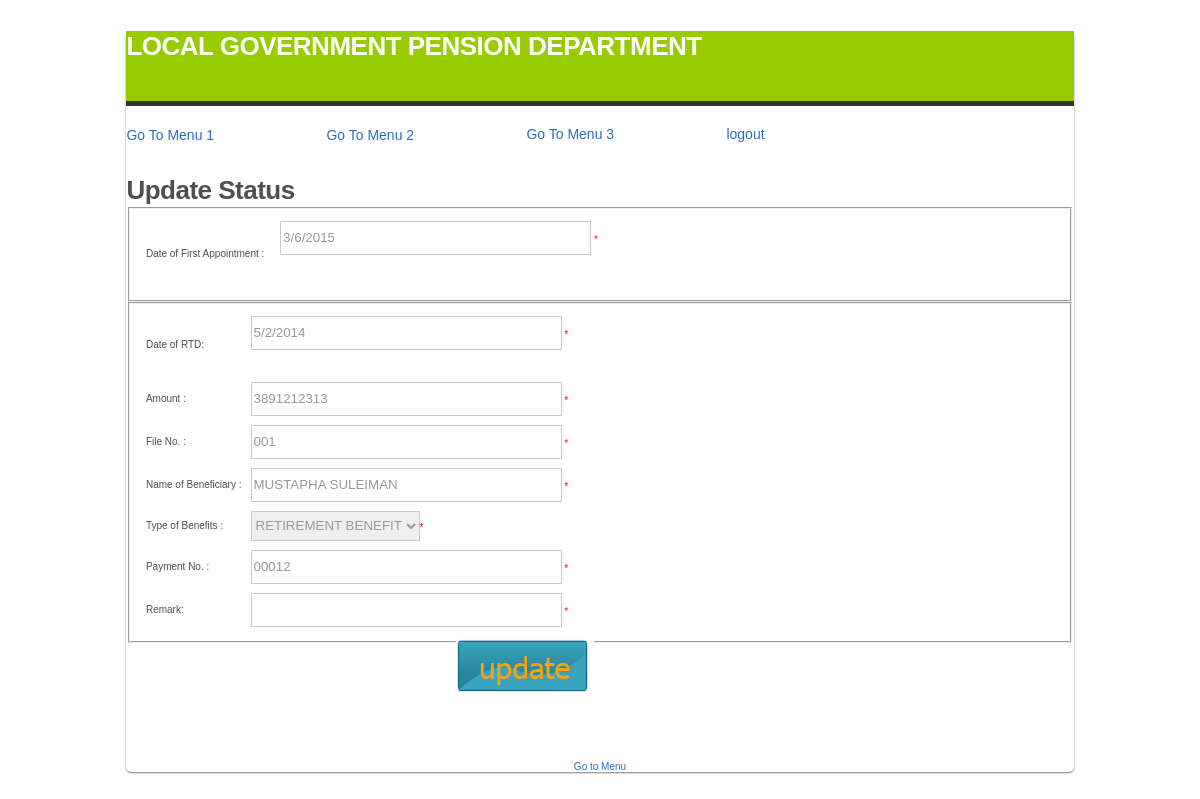
Screenshot of /admin/update_status.php?isbn=1 (signed in) with the database file from the repository.
### tables this page shows
CREATE TABLE `voters` (
  `id` int(10) NOT NULL auto_increment,
  `lg_to_vote` varchar(200) NOT NULL,
  `date_of_first_appointment` varchar(20) NOT NULL,
  `date_of_rtd` varchar(20) NOT NULL,
  `amount` varchar(200) NOT NULL,
  `fileno` varchar(200) NOT NULL,
  `name_of_beneficiary` varchar(200) NOT NULL,
  `type_of_benefit` varchar(200) NOT NULL,
  `payment_no` varchar(200) NOT NULL,
  `remark` varchar(200) NOT NULL,
  `payment_status` varchar(200) NOT NULL,
  `date` int(5) NOT NULL,
  `diff` date NOT NULL,
  PRIMARY KEY  (`id`)
);

### admin/update_status.php (the view, shortened to what this page needs)
<?php
if($_SESSION['auth']==1){
	$isbn=$_GET['isbn'];
?>
<!DOCTYPE html PUBLIC "-//W3C//DTD XHTML 1.0 Transitional//EN" "http://www.w3.org/TR/xhtml1/DTD/xhtml1-transitional.dtd">
<html xmlns="http://www.w3.org/1999/xhtml">
<head>
<link href="style.css" rel="stylesheet" type="text/css" />
</head>
<body>
<div id="wrapper">
<div id="head">
<h1>LOCAL GOVERNMENT PENSION DEPARTMENT </h1>
</div>
<p style="margin:-20px 0px 0px 0px;"><a style="color:#FOO; font-size:14px;" href="menu.php">Go To Menu 1</a></p>
<p style="margin:-20px 0px 0px 200px;"><a style="color:#FOO; font-size:14px;" href="menu2.php">Go To Menu 2</a></p>
<p style="margin:-20px 0px 0px 400px;"><a style="color:#FOO; font-size:14px;" href="menu4.php">Go To Menu 3</a></p>
<p style="margin:-20px 0px 0px 600px;"><a style="color:#FOO; font-size:14px;" href="logout.php">logout</a></p>
<h1 class="create">Update Status</h1>
<img class="createline" src="images/line.gif" width="755" height="1" />
<div>
<?php
  	$sql="SELECT * FROM `voters` WHERE id='$isbn'";
	$query=mysql_query($sql);
	while($row=mysql_fetch_array($query)){
?>
<form  method="post" action="<?php echo $_SERVER['PHP_SELF'];?>">
    <fieldset class="authorfield">
      <table width="486" border="0" cellspacing="7" class="authortab">
    <tr>
      <td height="65">Date of First Appointment :
</td>
      <td align="left" valign="top"><label>
        <input name="date_of_first_appointment" type="text" class="grey" id="subject" size="36" value="<?php echo $row['date_of_first_appointment'];?>"/>
      </label></span>
<span class="warning">*</span>
      </label><div id="autocompletediv" class="author"></div></td>
          </tr>
    </table>
    </fieldset>
    <fieldset class="titfield">
  <table class="tittab"  border="0" cellspacing="7">
    <tr>
      <td height="57">Date of RTD:</td>
      <td align="left" valign="top"><label>
        <input name="date_of_rtd" type="text" class="grey" id="subject" size="36" value="<?php echo $row['date_of_rtd'];?>"/>
      </label><span class="warning">*</span>
</td>
    </tr>
    <tr>
      <td>Amount :</td>
      <td align="left" valign="top"><label>
        <input name="amount" type="text" class="grey" id="subject" size="36" value="<?php echo $row['amount'];?>"/>
      </label><span class="warning">*</span>
</td>
    </tr>
        <tr>
      <td>File No. :</td>
      <td align="left" valign="top"><label>
        <input name="fileno" type="text" class="grey" id="subject" size="36" value="<?php echo $row['fileno'];?>"/>
      </label><span class="warning">*</span>
</td>
    </tr>
        <tr>
      <td>Name of Beneficiary :</td>
      <td align="left" valign="top"><label>
        <input name="namebeneficia" type="text" class="grey" id="subject" size="36" value="<?php echo $row['name_of_beneficiary'];?>"/>
      </label><span class="warning">*</span>
</td>
    </tr>
          <tr>
      <td>Type of Benefits :</td>
         <td><select  class="grey"name="benefit" id="edition">
        <?php
		if($row['type_of_benefit']){
		echo "<option value='{$row['benefit']}' selected='selected'>".$row['type_of_benefit']."</option>";
		}
        ?>
        </select><span class="warning">*</span>
</td>
<td></td>
    <td></td>
    </tr>
    <tr>
      <td>Payment No. :
</td>
      <td align="left" valign="top"><label>
        <input name="paymentno" type="text"  class="grey" id="place" size="36" value="<?php echo $row['payment_no'];?>"/>
      </label><span class="warning">*</span>
</td>
    </tr>
    <tr>
      <td>Remark:
</td>
      <td align="left" valign="top"><label>
        <input name="remark" type="text" class="grey" id="publisher" size="36" value="<?php echo $row['remark'];?>"/>
      </label><span class="warning">*</span>
</td>
    </tr>
    </table>
    </fieldset>
        <input type="submit" name="update" id="submit" value="  " class="update" />
</form>
<?php
} ?>
</div>
<center><a href="menu.php">Go to Menu</a></center>
</div>
</body>
</html>
<?php }
else {header("location:index.php?access=denied");
}
?>

### admin/style.css (style rules this page uses)
body { font-family: "Lucida Grande", "Lucida Sans Unicode", "Lucida Sans", Helvetica, Arial, Verdana, sans-serif; font-size: 62.5%; padding: 0 0 30px; color: #4f4f4f; }
#wrapper { width:100%; width:80%; -moz-border-radius: 5px; -webkit-border-radius: 5px; -moz-box-shadow:0 1px 2px rgba(0, 0, 0, 0.5); -webkit-box-shadow:0 1px 2px rgba(0, 0, 0, 0.5); margin:auto; }
.warning { color:#F00; }
#head { width:100%; background-color:#9C0; border-bottom:5px solid #333; height:70px; color:#FFF; margin-bottom:40px; }
a { color: #2D6CBE; text-decoration:none; }
input, select { border:1px solid #CCC; color:#06F; height:30px; }
h1, h2, h3, h4, h5, h6 { letter-spacing: -.5px; }
h1 { font-size: 2.6em; margin: 1.2em 0 0; }
p, li { font-size: 1.3em; line-height: 1.5em; margin: .4em 0 1.2em; }
.update { background-image:url(images/updatebutton.gif); width:138px; height:58px; background-repeat:no-repeat; background-color:#FFF; border:1px solid #FFF; position:relative; left:330px; top:-15px; margin:10px 0 50px 0; }
.grey { color:#999; }

### rows the page displays
voters: date_of_first_appointment "3/6/2015", date_of_rtd "5/2/2014", amount "3891212313", fileno "001", namebeneficia "MUSTAPHA SULEIMAN", benefit "RETIREMENT BENEFIT", paymentno "00012"
